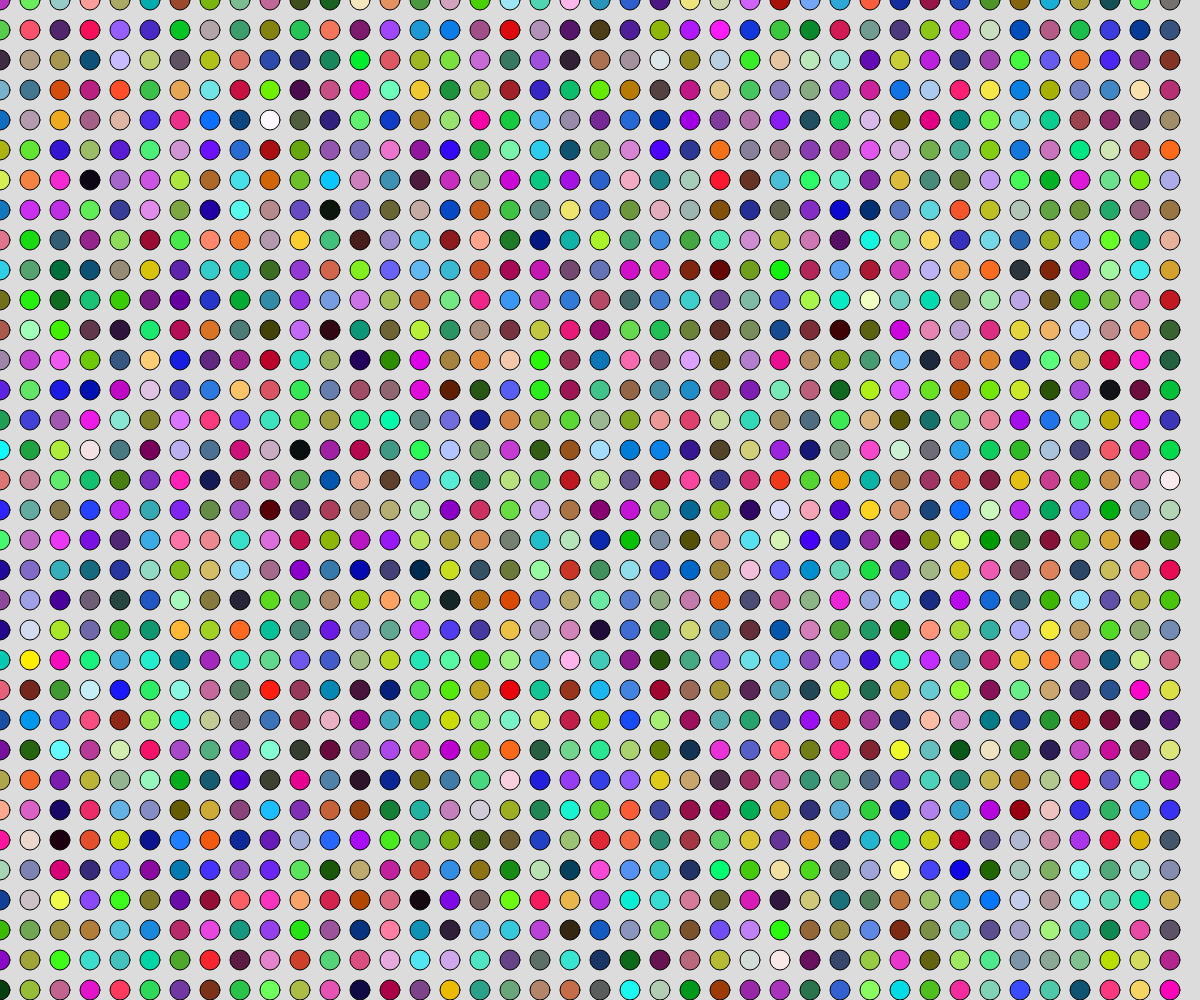
Frame 1 (no input)
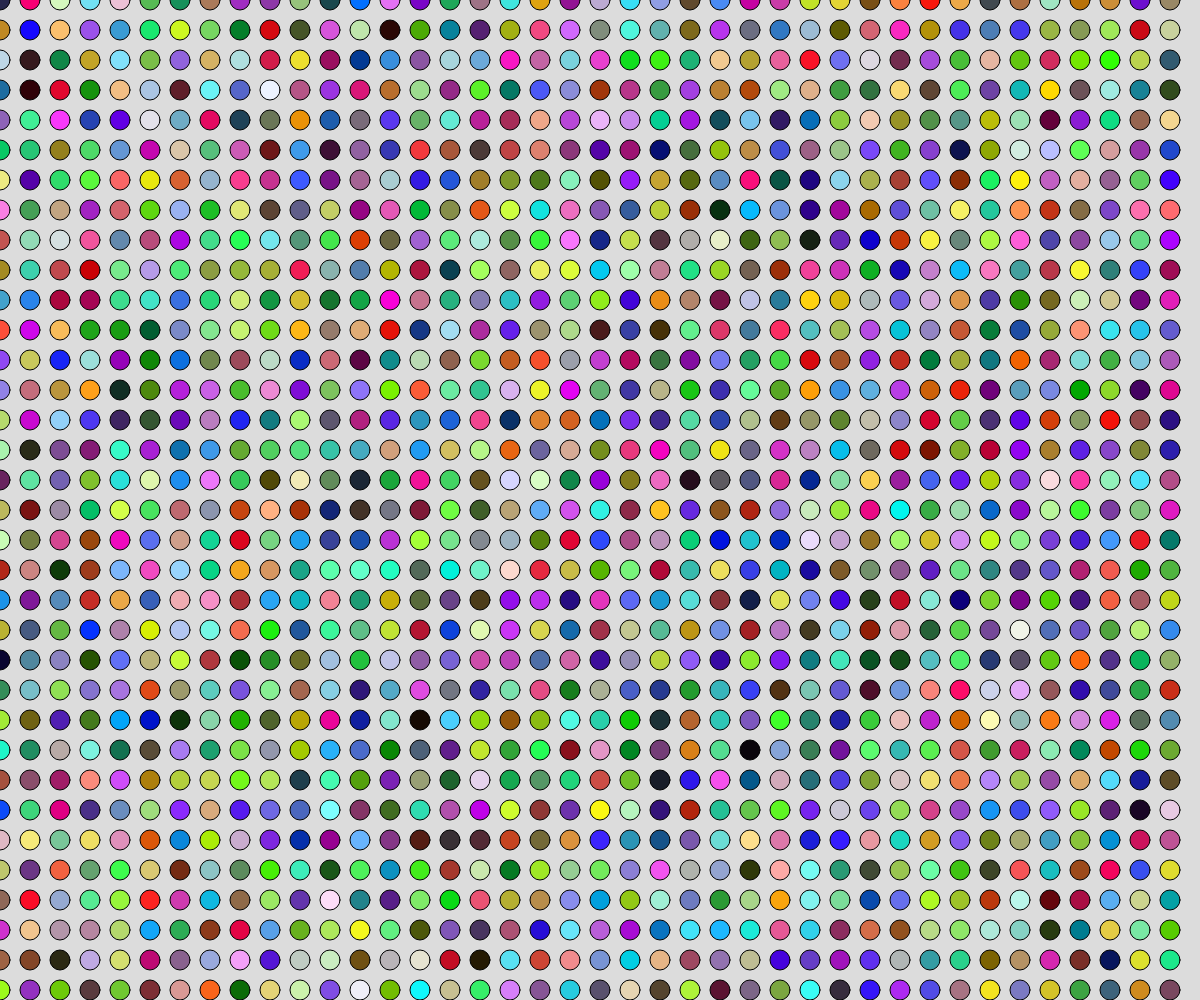
Frame 60 (no input)
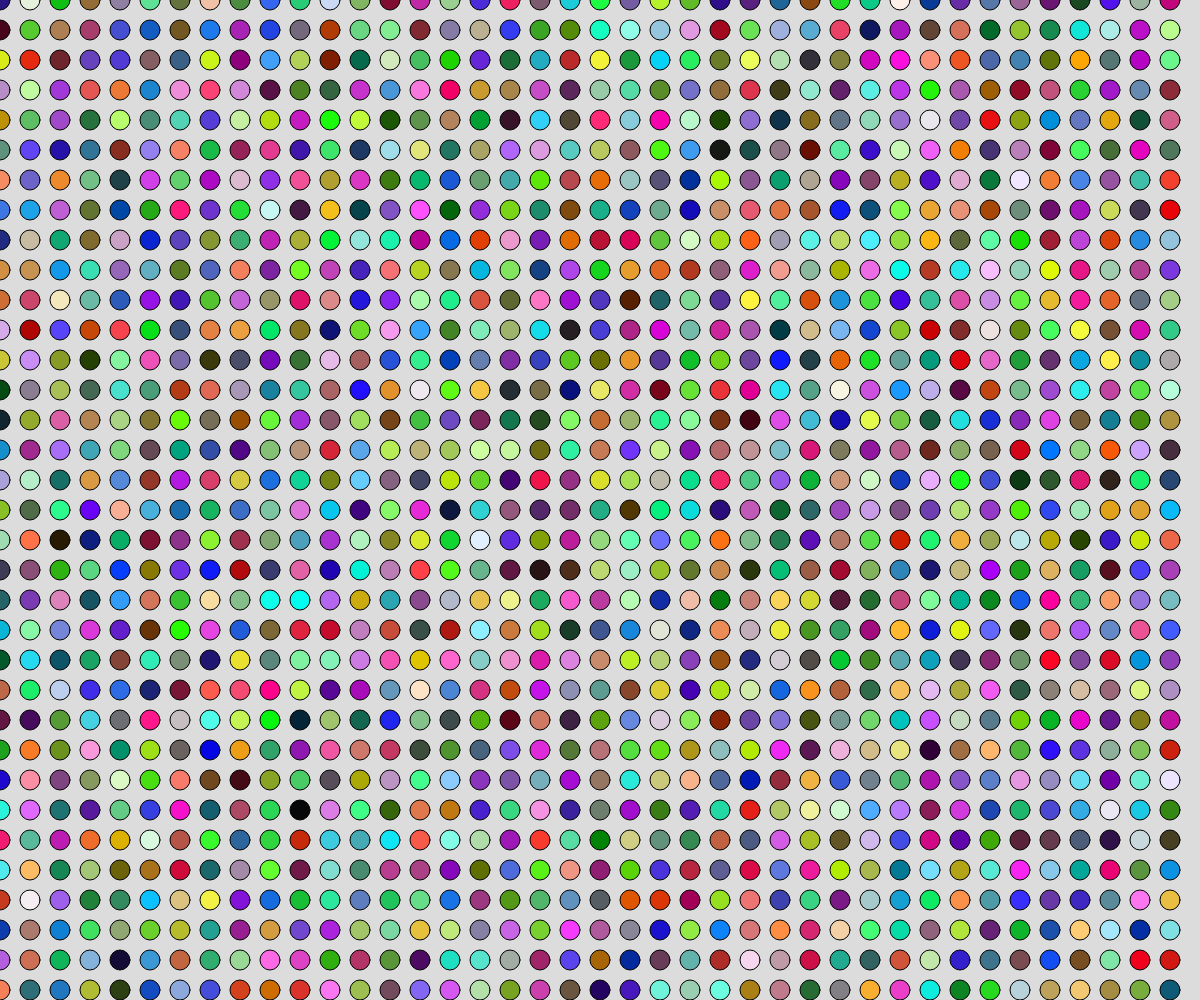
Frame 120 (the mouse pressed at the canvas centre since frame 60)

The p5.js sketch that drew these frames (run headless with seeded random() and noise() and a simulated clock; from frame 60 on, the mouse is pressed at the canvas centre):

// p5.js sketch
// ── sketch.js
// Loop Drawing

function setup() {
  createCanvas(windowWidth, windowHeight);
}


function loopDraw(){
  let spacing = map(mouseX,0,width,1,80);
  for(let x = 0; x < width; x += spacing){
    line(0,0,x,height/2);
    line(0,height,x,height/2);
  }

  for(let x = width; x > 0; x -= spacing){
    line(width,0,x,height/2);
    line(width,height,x,height/2);
  }

}


function loopDrawTwo(){
  ellipseMode(CENTER);
  for(let x = 0; x < width; x += 30){
    for(let y = 0; y < height; y += 30){
      fill(random(255),random(255),random(255));
      ellipse(x,y,20,20);
    }
  }
}


function draw() {
  background(220);
  //loopDraw();
  loopDrawTwo();
}
